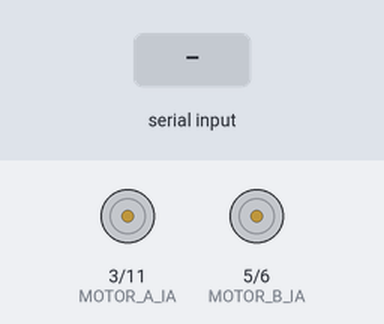
Simulated run of this sketch. Board: Arduino Uno, built with avr-gcc and run on an emulated ATmega328P. On the bench: motor-driver pin pairs drawn as motors (green arrow = first pin HIGH = forward, orange = second pin HIGH = backward, longer = more drive, scaled by the enable pin). The inputs (shaded band) are chosen by the test bench.

Above: at 1.2 s.
1.3 s: "F" received over Serial
At 2.3 s:
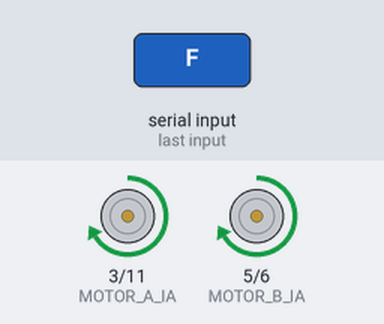
2.8 s: "B" received over Serial
At 3.4 s:
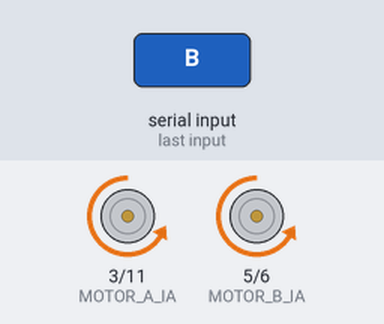
4.3 s: "L" received over Serial
At 5.5 s:
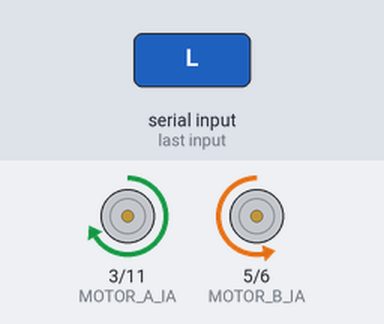
5.8 s: "R" received over Serial
At 6.9 s:
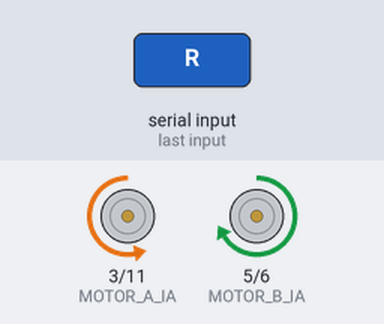
Timing chart, 0 to 8.3 s (numbered marks = the images above; inputs shaded):
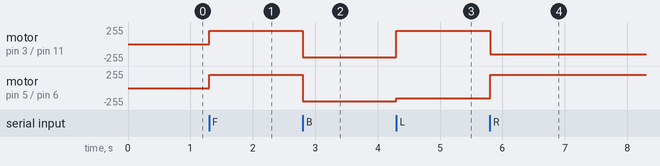

Measured:
- after the input at 1.3 s, motor on pin 3 (MOTOR_A_IA) / pin 11 (MOTOR_A_IB), motor on pin 5 (MOTOR_B_IA) / pin 6 (MOTOR_B_IB): stopped → forward 200/255 at once
- after the input at 2.8 s, motor on pin 3 (MOTOR_A_IA) / pin 11 (MOTOR_A_IB), motor on pin 5 (MOTOR_B_IA) / pin 6 (MOTOR_B_IB): forward 200/255 → backward 200/255 at once
- after the input at 4.3 s, motor on pin 3 (MOTOR_A_IA) / pin 11 (MOTOR_A_IB): backward 200/255 → forward 200/255 at once; motor on pin 5 (MOTOR_B_IA) / pin 6 (MOTOR_B_IB): backward 200/255 → backward 150/255 at once
- after the input at 5.8 s, motor on pin 3 (MOTOR_A_IA) / pin 11 (MOTOR_A_IB): forward 200/255 → backward 150/255 at once; motor on pin 5 (MOTOR_B_IA) / pin 6 (MOTOR_B_IB): backward 150/255 → forward 200/255 at once

The sketch:

RCcar_rasbeery_connect.ino
```cpp
/*
 * 라즈베리파이로부터 'F', 'B', 'L', 'R', 'S' 명령을 받아 움직입니다.
 */

// ===== 핀 설정 (기존과 동일) =====
#define MOTOR_A_IA 3      // PWM
#define MOTOR_A_IB 11     // PWM
#define MOTOR_A_ENABLE 9  // Enable
#define MOTOR_B_IA 5      // PWM
#define MOTOR_B_IB 6      // PWM
#define MOTOR_B_ENABLE 10 // Enable

// ===== 속도 설정 (기존과 동일) =====
#define MOTOR_SPEED 200
#define TURN_SPEED 150

// ===== 함수 정의 (기존과 동일) =====
void goForward() {
  // Serial.println("Going Forward"); // (디버깅용, 나중에 Pi에서 응답 받을 때 사용)
  analogWrite(MOTOR_A_IA, MOTOR_SPEED);
  analogWrite(MOTOR_A_IB, 0);
  analogWrite(MOTOR_B_IA, MOTOR_SPEED);
  analogWrite(MOTOR_B_IB, 0);
}

void goBackward() {
  // Serial.println("Going Backward");
  analogWrite(MOTOR_A_IA, 0);
  analogWrite(MOTOR_A_IB, MOTOR_SPEED);
  analogWrite(MOTOR_B_IA, 0);
  analogWrite(MOTOR_B_IB, MOTOR_SPEED);
}

void turnLeft() {
  // Serial.println("Turning Left");
  analogWrite(MOTOR_A_IA, TURN_SPEED);
  analogWrite(MOTOR_A_IB, 0);
  analogWrite(MOTOR_B_IA, 0);
  analogWrite(MOTOR_B_IB, TURN_SPEED);
}

void turnRight() {
  // Serial.println("Turning Right");
  analogWrite(MOTOR_A_IA, 0);
  analogWrite(MOTOR_A_IB, TURN_SPEED);
  analogWrite(MOTOR_B_IA, TURN_SPEED);
  analogWrite(MOTOR_B_IB, 0);
}

void stopMotors() {
  // Serial.println("Stopping");
  analogWrite(MOTOR_A_IA, 0);
  analogWrite(MOTOR_A_IB, 0);
  analogWrite(MOTOR_B_IA, 0);
  analogWrite(MOTOR_B_IB, 0);
}

// ===== setup() 함수 수정 =====
void setup() {
  // ⭐ "시리얼 통신"을 9600 속도로 시작합니다. (핵심!)
  // 라즈베리파이와 통신 속도를 맞추는 것입니다.
  Serial.begin(9600);

  // 핀 모드 설정 (기존과 동일)
  pinMode(MOTOR_A_IA, OUTPUT);
  pinMode(MOTOR_A_IB, OUTPUT);
  pinMode(MOTOR_A_ENABLE, OUTPUT);
  pinMode(MOTOR_B_IA, OUTPUT);
  pinMode(MOTOR_B_IB, OUTPUT);
  pinMode(MOTOR_B_ENABLE, OUTPUT);

  // 모터 활성화 (기존과 동일)
  digitalWrite(MOTOR_A_ENABLE, HIGH);
  digitalWrite(MOTOR_B_ENABLE, HIGH);

  // (안전을 위해) 시작은 무조건 정지 상태로
  stopMotors();
}

// ===== loop() 함수 수정 =====
void loop() {
  // ⭐ "만약 라즈베리파이(Serial)로부터 수신한 데이터가 있다면?"
  if (Serial.available() > 0) {

    // 1. 데이터를 1글자(char) 읽어옵니다.
    char cmd = Serial.read();

    // 2. 읽어온 글자(cmd)가 무엇인지에 따라 동작을 결정합니다.
    if (cmd == 'F') {       // 'F' (Forward)
      goForward();
    }
    else if (cmd == 'B') {  // 'B' (Backward)
      goBackward();
    }
    else if (cmd == 'L') {  // 'L' (Left)
      turnLeft();
    }
    else if (cmd == 'R') {  // 'R' (Right)
      turnRight();
    }
    else if (cmd == 'S') {  // 'S' (Stop)
      stopMotors();
    }
  }
  // (데이터가 없으면 아무것도 안 하고 loop()를 반복하며 명령을 기다립니다)
}
```
